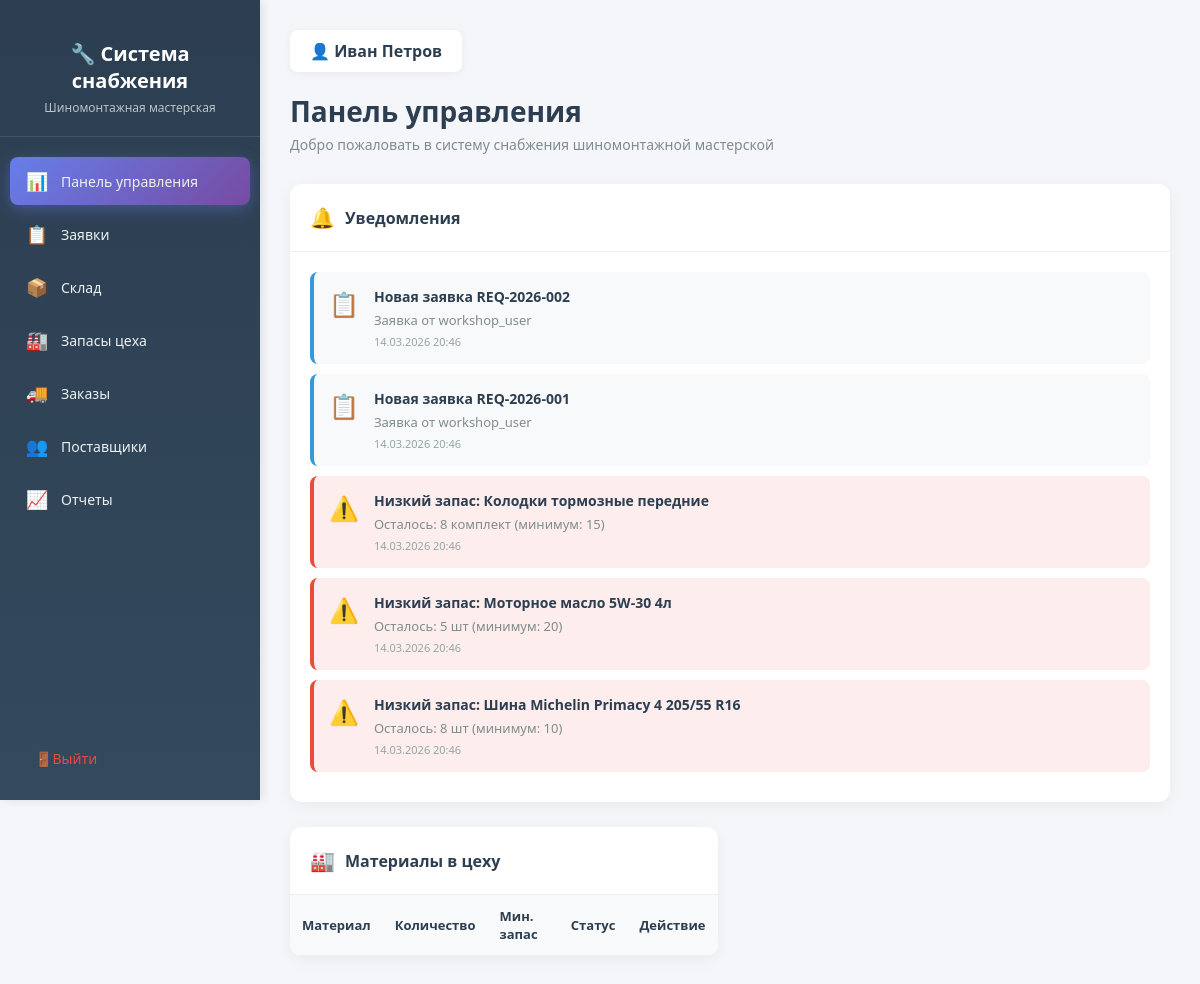
The app's page / (signed in) with its own data.
### procurement/models.py (models this page shows, shortened)
class PurchaseRequest(models.Model):
    STATUS_CHOICES = [
        ('draft', 'Черновик'),
        ('pending', 'На согласовании'),
        ('approved', 'Согласована'),
        ('rejected', 'Отклонена'),
        ('ordered', 'Заказана'),
    ]
    ROLE_CHOICES = [
        ('workshop', 'Сотрудник цеха'),
        ('warehouse', 'Кладовщик'),
    ]
    request_number = models.CharField(max_length=20, unique=True, verbose_name="Номер заявки")
    requester = models.ForeignKey(
        User,
        on_delete=models.SET_NULL,
        null=True,
        related_name='requests',
        verbose_name="Заявитель"
    )
    requester_role = models.CharField(
        max_length=20,
        choices=ROLE_CHOICES,
        default='workshop',
        verbose_name="Роль заявителя"
    )
    status = models.CharField(
        max_length=20,
        choices=STATUS_CHOICES,
        default='draft',
        verbose_name="Статус"
    )
    items = models.ManyToManyField('Product', through='RequestItem', verbose_name="Товары")
    total_amount = models.DecimalField(
        max_digits=12,
        decimal_places=2,
        default=0,
        verbose_name="Общая сумма"
    )
    comment = models.TextField(blank=True, verbose_name="Комментарий")
    created_at = models.DateTimeField(auto_now_add=True, verbose_name="Дата создания")
    updated_at = models.DateTimeField(auto_now=True, verbose_name="Дата обновления")
    approved_by = models.ForeignKey(
        User,
        on_delete=models.SET_NULL,
        null=True,
        blank=True,
        related_name='approved_requests',
        verbose_name="Кто согласовал"
    )
    approved_at = models.DateTimeField(null=True, blank=True, verbose_name="Дата согласования")
    class Meta:
        verbose_name = "Заявка на закупку"
        verbose_name_plural = "Заявки на закупку"
        ordering = ['-created_at']

class Product(models.Model):
    name = models.CharField(max_length=200, verbose_name="Наименование")
    category = models.ForeignKey(
        Category,
        on_delete=models.SET_NULL,
        null=True,
        related_name='products',
        verbose_name="Категория"
    )
    sku = models.CharField(max_length=50, unique=True, verbose_name="Артикул")
    unit = models.CharField(max_length=20, default='шт', verbose_name="Единица измерения")
    min_stock_level = models.PositiveIntegerField(
        default=0,
        verbose_name="Минимальный остаток"
    )
    current_stock = models.PositiveIntegerField(
        default=0,
        verbose_name="Текущий остаток"
    )
    supplier = models.ForeignKey(
        Supplier,
        on_delete=models.SET_NULL,
        null=True,
        related_name='products',
        verbose_name="Основной поставщик"
    )
    price = models.DecimalField(
        max_digits=10,
        decimal_places=2,
        blank=True,
        null=True,
        verbose_name="Цена за единицу"
    )
    description = models.TextField(blank=True, verbose_name="Описание")
    created_at = models.DateTimeField(auto_now_add=True, verbose_name="Дата добавления")
    updated_at = models.DateTimeField(auto_now=True, verbose_name="Дата обновления")
    class Meta:
        verbose_name = "Товар"
        verbose_name_plural = "Товары"
        ordering = ['name']

### core/views.py (the view)
# urls.py: path('', views.dashboard, name='dashboard'),
@login_required
def dashboard(request):
    notifications = []
    pending_requests = PurchaseRequest.objects.filter(
        requester__isnull=False
    ).order_by('-created_at')[:5]
    for req in pending_requests:
        notifications.append({
            'type': 'request',
            'title': f'Новая заявка {req.request_number}',
            'description': f'Заявка от {req.requester.username if req.requester else "Неизвестно"}',
            'date': req.created_at,
            'icon': '📋',
            'priority': 'normal'
        })
    low_stock_products = Product.objects.filter(current_stock__lte=F('min_stock_level'))
    for product in low_stock_products:
        notifications.append({
            'type': 'low_stock',
            'title': f'Низкий запас: {product.name}',
            'description': f'Осталось: {product.current_stock} {product.unit} (минимум: {product.min_stock_level})',
            'date': product.updated_at,
            'icon': '⚠️',
            'priority': 'high'
        })
    workshop_materials = WorkshopStock.objects.all().select_related('product')[:10]
    context = {
        'notifications': notifications,
        'workshop_materials': workshop_materials,
        'user': request.user,
    }
    return render(request, 'dashboard.html', context)

### templates/dashboard.html (shortened to what this page needs)
<!DOCTYPE html>
<html lang="ru">
<head>
</head>
<body>
    <aside class="sidebar">
        <div class="sidebar-header">
            <h2>🔧 Система снабжения</h2>
            <p>Шиномонтажная мастерская</p>
        </div>
        <ul class="sidebar-menu">
            <li>
                <a href="{% url 'dashboard' %}" class="active">
                    <span class="menu-icon">📊</span>
                    <span>Панель управления</span>
                </a>
            </li>
            <li>
                <a href="#">
                    <span class="menu-icon">📋</span>
                    <span>Заявки</span>
                </a>
            </li>
            <li>
                <a href="{% url 'warehouse' %}">
                    <span class="menu-icon">📦</span>
                    <span>Склад</span>
                </a>
            </li>
            <li>
                <a href="{% url 'workshop_stock' %}">
                    <span class="menu-icon">🏭</span>
                    <span>Запасы цеха</span>
                </a>
            </li>
            <li>
                <a href="#">
                    <span class="menu-icon">🚚</span>
                    <span>Заказы</span>
                </a>
            </li>
            <li>
                <a href="#">
                    <span class="menu-icon">👥</span>
                    <span>Поставщики</span>
                </a>
            </li>
            <li>
                <a href="#">
                    <span class="menu-icon">📈</span>
                    <span>Отчеты</span>
                </a>
            </li>
        </ul>
        <div class="sidebar-footer">
            <a href="{% url 'logout' %}" class="logout-btn">
                <span class="menu-icon">🚪</span>
                <span>Выйти</span>
            </a>
        </div>
    </aside>
    <main class="main-content">
        <div class="page-header">
            <div class="user-info">
                👤 <span>{{ user.get_full_name|default:user.username }}</span>
            </div>
            <h1>Панель управления</h1>
            <p>Добро пожаловать в систему снабжения шиномонтажной мастерской</p>
        </div>
        <div class="widgets-grid">
            <div class="widget-card" style="grid-column: span 2;">
                <div class="widget-header">
                    <h3>
                        <span class="widget-icon">🔔</span>
                        Уведомления
                    </h3>
                </div>
                <div class="widget-body">
                    {% if notifications %}
                        <ul class="notification-list">
                            {% for notification in notifications %}
                                <li class="notification-item priority-{{ notification.priority }}">
                                    <span class="notification-icon">{{ notification.icon }}</span>
                                    <div class="notification-content">
                                        <div class="notification-title">{{ notification.title }}</div>
                                        <div class="notification-description">{{ notification.description }}</div>
                                        <div class="notification-date">{{ notification.date|date:"d.m.Y H:i" }}</div>
                                    </div>
                                </li>
                            {% endfor %}
                        </ul>
                    {% else %}
                        <div class="empty-state">
                            <div class="empty-state-icon">✅</div>
                            <p>Нет новых уведомлений</p>
                        </div>
                    {% endif %}
                </div>
            </div>
            <div class="widget-card">
                <div class="widget-header">
                    <h3>
                        <span class="widget-icon">🏭</span>
                        Материалы в цеху
                    </h3>
                </div>
                <div class="widget-body" style="padding: 0;">
                    <table class="materials-table">
                        <thead>
                            <tr>
                                <th>Материал</th>
                                <th>Количество</th>
                                <th>Мин. запас</th>
                                <th>Статус</th>
                                <th>Действие</th>
                            </tr>
                        </thead>
                    </table>
                </div>
            </div>
        </div>
    </main>
</body>
</html>

### templates/dashboard.html (style rules this page uses)
* { margin: 0; padding: 0; box-sizing: border-box; }
body { font-family: 'Segoe UI', Tahoma, Geneva, Verdana, sans-serif; background: #f5f6fa; min-height: 100vh; display: flex; }
.sidebar { width: 260px; background: linear-gradient(180deg, #2c3e50 0%, #34495e 100%); min-height: 100vh; position: fixed; left: 0; top: 0; padding: 20px 0; box-shadow: 2px 0 10px rgba(0,0,0,0.1); }
.sidebar-header { padding: 20px; text-align: center; border-bottom: 1px solid rgba(255,255,255,0.1); margin-bottom: 20px; }
.sidebar-header h2 { color: white; font-size: 20px; margin-bottom: 5px; }
.sidebar-header p { color: #bdc3c7; font-size: 12px; }
.sidebar-menu { list-style: none; padding: 0 10px; }
.sidebar-menu li { margin-bottom: 5px; }
.sidebar-menu a { display: flex; align-items: center; padding: 12px 15px; color: #ecf0f1; text-decoration: none; border-radius: 8px; transition: all 0.3s ease; font-size: 14px; }
.sidebar-menu a.active { background: linear-gradient(135deg, #667eea 0%, #764ba2 100%); box-shadow: 0 4px 15px rgba(102, 126, 234, 0.4); }
.sidebar-menu .menu-icon { margin-right: 12px; font-size: 18px; width: 24px; text-align: center; }
.sidebar-footer { position: absolute; bottom: 20px; width: 100%; padding: 0 20px; }
.logout-btn { display: flex; align-items: center; padding: 12px 15px; color: #e74c3c; text-decoration: none; border-radius: 8px; transition: all 0.3s ease; font-size: 14px; }
.main-content { margin-left: 260px; flex: 1; padding: 30px; }
.page-header { margin-bottom: 30px; }
.page-header h1 { color: #2c3e50; font-size: 28px; margin-bottom: 5px; }
.page-header p { color: #7f8c8d; font-size: 14px; }
.user-info { display: inline-block; background: white; padding: 10px 20px; border-radius: 8px; box-shadow: 0 2px 10px rgba(0,0,0,0.05); margin-bottom: 20px; }
.user-info span { color: #2c3e50; font-weight: 600; }
.widgets-grid { display: grid; grid-template-columns: repeat(auto-fit, minmax(350px, 1fr)); gap: 25px; margin-bottom: 30px; }
.widget-card { background: white; border-radius: 12px; box-shadow: 0 4px 15px rgba(0,0,0,0.05); overflow: hidden; }
.widget-header { padding: 20px; border-bottom: 1px solid #ecf0f1; display: flex; align-items: center; justify-content: space-between; }
.widget-header h3 { color: #2c3e50; font-size: 16px; display: flex; align-items: center; }
.widget-header .widget-icon { margin-right: 10px; font-size: 20px; }
.widget-body { padding: 20px; }
.notification-list { list-style: none; }
.notification-item { display: flex; align-items: flex-start; padding: 15px; border-radius: 8px; margin-bottom: 10px; background: #f8f9fa; border-left: 4px solid #3498db; transition: all 0.3s ease; }
.notification-item.priority-high { border-left-color: #e74c3c; background: #fdedec; }
.notification-item.priority-normal { border-left-color: #3498db; }
.notification-icon { font-size: 24px; margin-right: 15px; }
.notification-content { flex: 1; }
.notification-title { font-weight: 600; color: #2c3e50; margin-bottom: 5px; font-size: 14px; }
.notification-description { color: #7f8c8d; font-size: 13px; margin-bottom: 5px; }
.notification-date { color: #95a5a6; font-size: 11px; }
.materials-table { width: 100%; border-collapse: collapse; }
.materials-table th, .materials-table td { padding: 12px; text-align: left; border-bottom: 1px solid #ecf0f1; }
.materials-table th { background: #f8f9fa; color: #2c3e50; font-weight: 600; font-size: 13px; }

### records on screen
PurchaseRequest: date "14.03.2026 20:46"
PurchaseRequest: date "14.03.2026 20:46"
Product: date "14.03.2026 20:46"
Product: date "14.03.2026 20:46"
Product: date "14.03.2026 20:46"

### other values on screen
{{ user.get_full_name|default:user.username }} "Иван Петров"
{{ notification.icon }} "📋" "📋" "⚠️" "⚠️" "⚠️"
{{ notification.title }} "Новая заявка REQ-2026-002" "Новая заявка REQ-2026-001" "Низкий запас: Колодки тормозные передние" "Низкий запас: Моторное масло 5W-30 4л" "Низкий запас: Шина Michelin Primacy 4 205/55 R16"
{{ notification.description }} "Заявка от workshop_user" "Заявка от workshop_user" "Осталось: 8 комплект (минимум: 15)" "Осталось: 5 шт (минимум: 20)" "Осталось: 8 шт (минимум: 10)"
